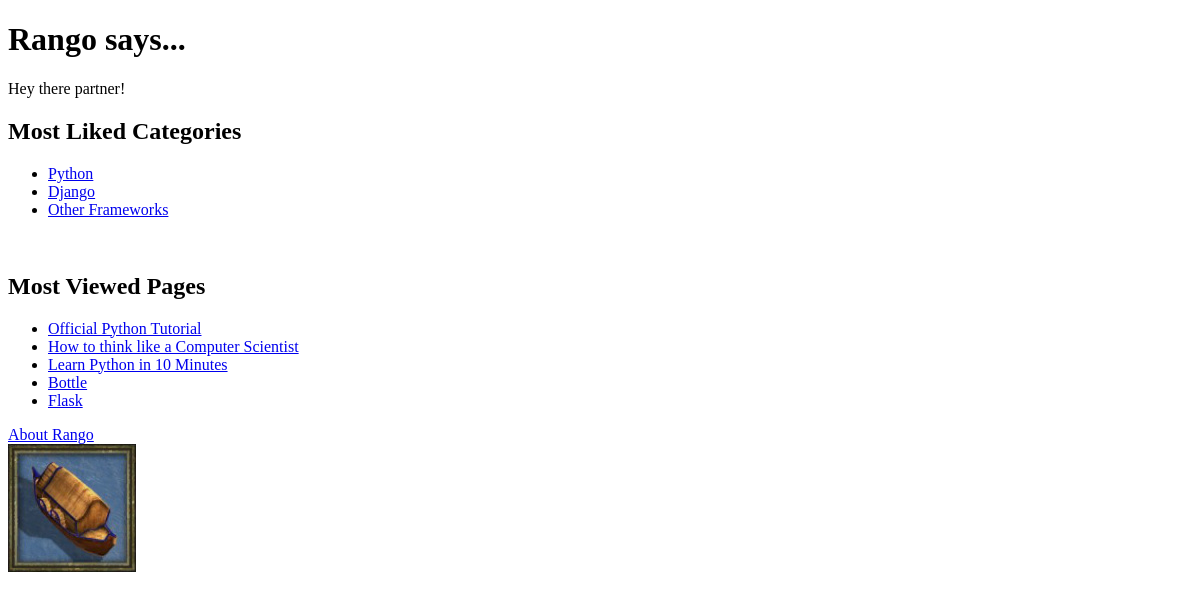
Before: / with the older database file.
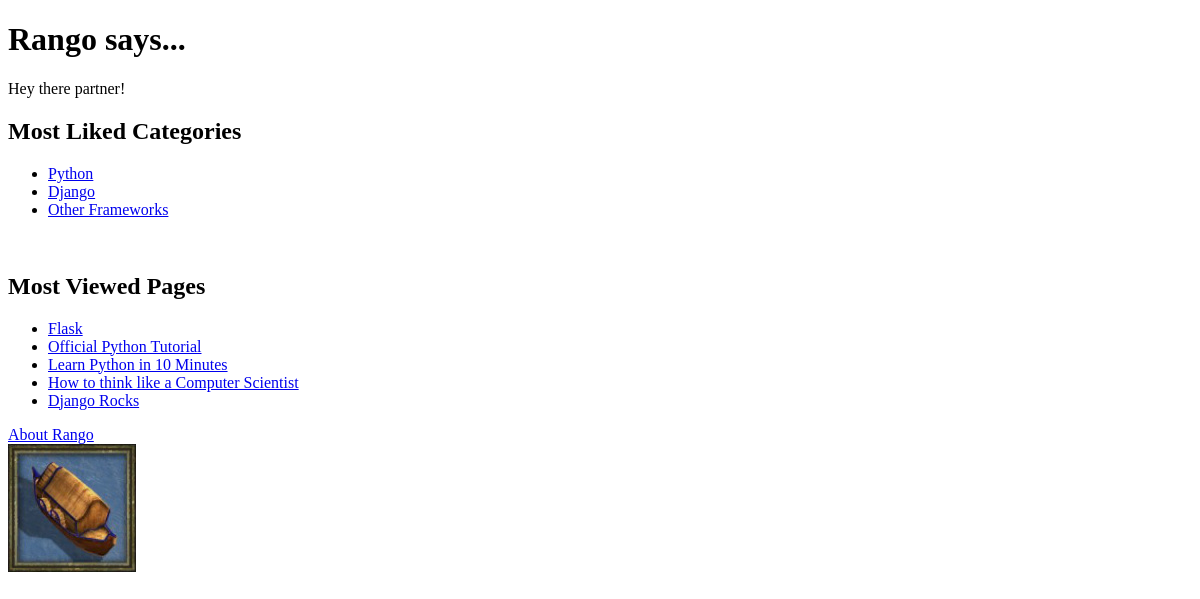
After: the same page with the newer database file.
### rango/models.py (models this page shows, shortened)
class Category(models.Model):
	name = models.CharField(max_length=128, unique=True)
	views = models.IntegerField(default=0)
	likes = models.IntegerField(default=0)
	slug = models.SlugField()
	class Meta:
		verbose_name_plural = 'Categories'

class Page(models.Model):
	title = models.CharField(max_length=128)
	category = models.ForeignKey(Category)
	url = models.URLField()
	views = models.IntegerField(default=0)

### rango/views.py (the view)
# urls.py: url(r'^$', views.index, name='index'),
def index(request):
    category_list = Category.objects.order_by('-likes')[:5]
    most_viewed_list = Page.objects.order_by('-views')[:5]
    context_dict = {'categories': category_list, 'most_viewed': most_viewed_list}
    return render(request, 'rango/index.html', context_dict)

### templates/rango/index.html (shortened to what this page needs)
<!DOCTYPE html>
{% load staticfiles %}
<html>
<head>
</head>
    <body>
    <h1>Rango says...</h1>
        <div>Hey there partner!</div>
        <div>
            <h2>Most Liked Categories</h2>
            {% if categories %}
        <ul>
            {% for category in categories %}
            <li><a href="/rango/category/{{ category.slug }}">{{ category.name }}</a></li>
            {% endfor %}
            </ul>
            {% else %}
            <strong>There are no categories present.</strong>
            {%endif%}
        </div>
        <br/>
        <div>
            <h2>Most Viewed Pages</h2>
            {% if most_viewed %}
        <ul>
            {% for page in most_viewed %}
            <li><a href="{{ page.url }}">{{ page.title }}</a></li>
            {% endfor %}
            </ul>
            {% else %}
            <strong>There are no pages present.</strong>
            {%endif%}
        </div>
        <div>
        <a href="/rango/about/">About Rango</a><br/>
            <img src="{% static "images/rango.jpg" %}" alt="Picture of rango" />
        </div>
    </body>
</html>

Changed rows visible on the page:
no longer on this page (row edited): Page: title "Bottle"
changed Page "Flask": moves up the list
changed Page "Learn Python in 10 Minutes": moves down the list
now on this page (row edited): Page: title "Django Rocks"
